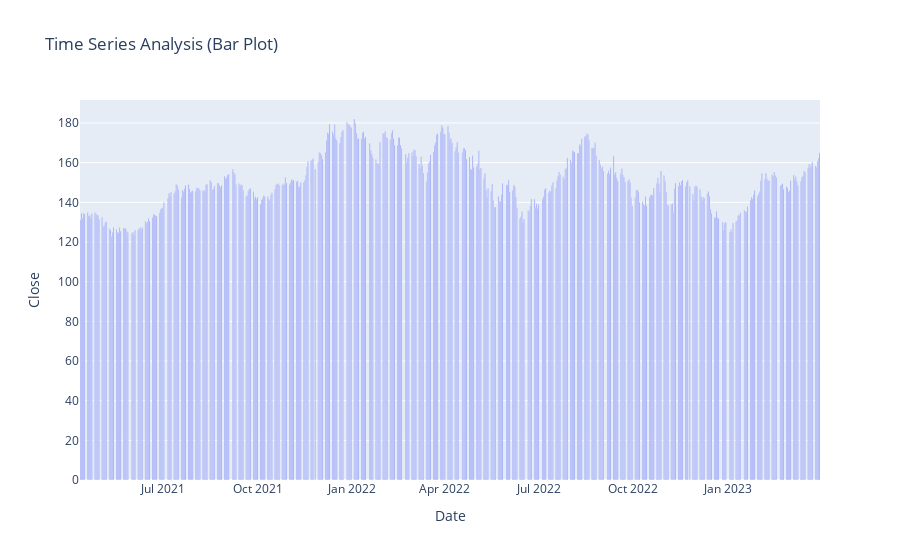

This figure's notebook cell:
### Code cell
figure = px.bar(data, x = data.index, y = "Close", title = "Time Series Analysis (Bar Plot)" )
figure.show()

### Figure 1 — Plotly figure (JSON) as saved in the notebook; plotly's stock layout.template omitted (floating-point values rounded to 4 significant figures; data arrays with more than 128 entries replaced by an {"elided": "..."} marker saying what was removed)
{"data": [{"alignmentgroup": "True", "hovertemplate": "Date=%{x}<br>Close=%{y}<extra></extra>", "legendgroup": "", "marker": {"color": "#636efa", "pattern": {"shape": ""}}, "name": "", "offsetgroup": "", "orientation": "v", "showlegend": false, "textposition": "auto", "type": "bar", "x": {"elided": "498 str values"}, "xaxis": "x", "y": {"elided": "498 float values"}, "yaxis": "y"}], "layout": {"barmode": "relative", "legend": {"tracegroupgap": 0}, "title": {"text": "Time Series Analysis (Bar Plot)"}, "xaxis": {"anchor": "y", "domain": [0, 1], "title": {"text": "Date"}}, "yaxis": {"anchor": "x", "domain": [0, 1], "title": {"text": "Close"}}}}
